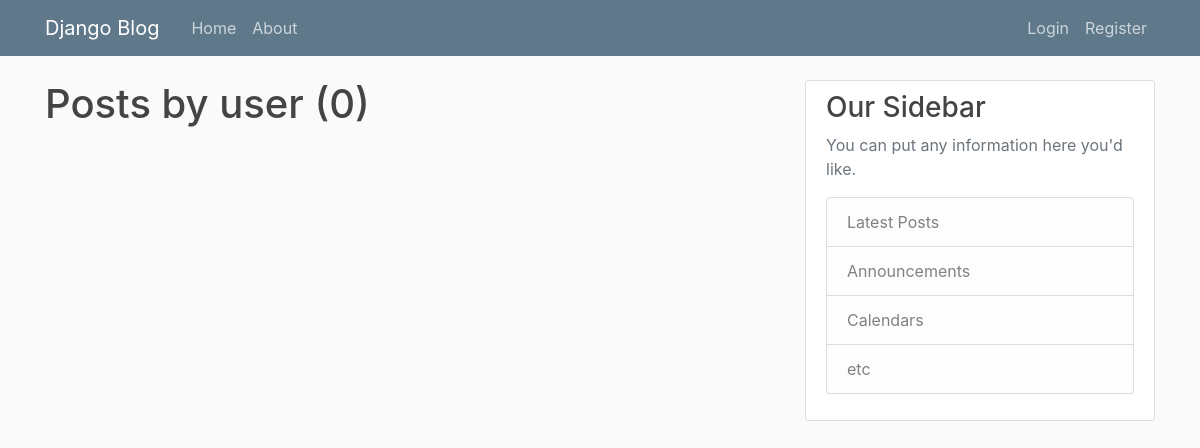
Page /user/user on the earlier database version.
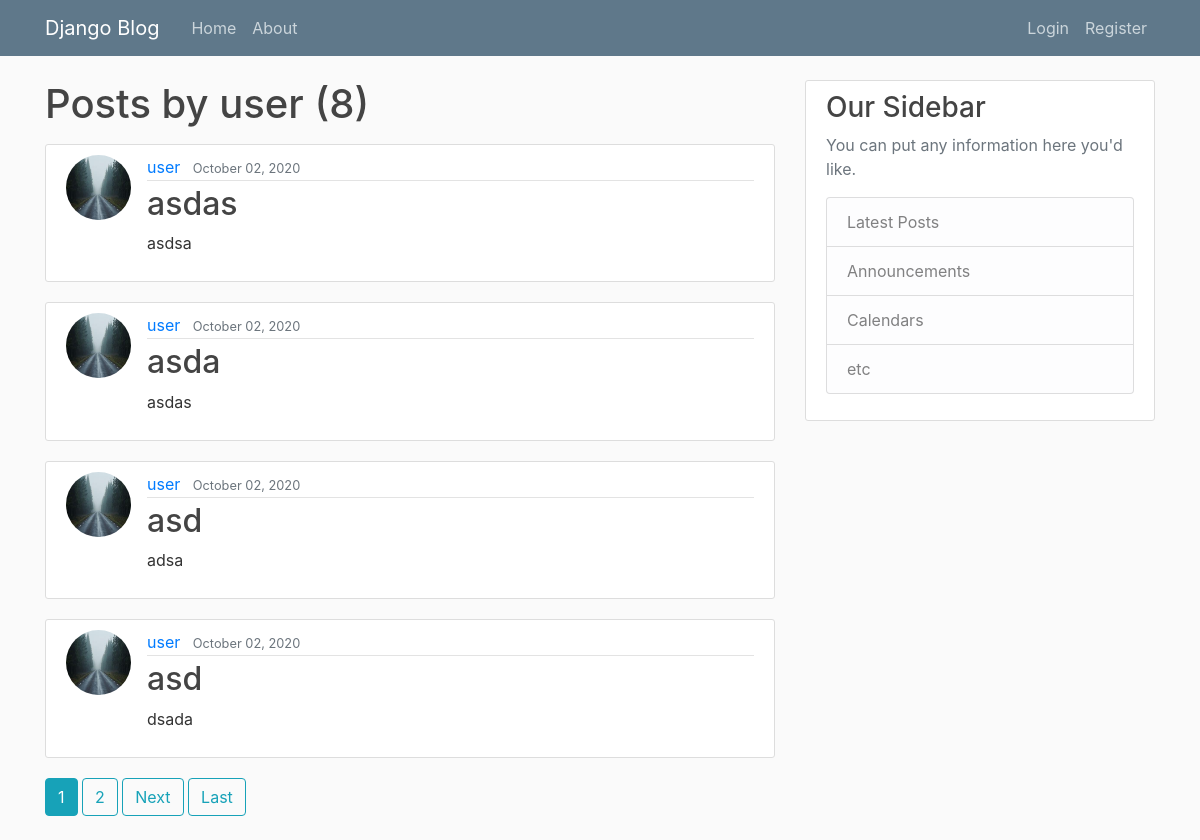
Same page on the later database version.
### blog_app/models.py (models this page shows, shortened)
class Post(models.Model):
    title = models.CharField(max_length=100)
    content = models.TextField()
    date_posted = models.DateTimeField(default=timezone.now)
    author = models.ForeignKey(User, on_delete=models.CASCADE)

### users/models.py (models this page shows, shortened)
class Profile(models.Model):
        user = models.OneToOneField(User,on_delete=models.CASCADE)
        image = models.ImageField(default='default.jpg',upload_to='profile_pics')

### blog_app/views.py (the view)
# urls.py: path('user/<str:username>',UserPostListView.as_view(), name='user-posts'),
class UserPostListView(ListView):
    model = Post
    template_name = 'blog_app/user_post.html' #<app>/<model>_<viewtype>.html
    context_object_name = 'posts'
    paginate_by = 4
    def get_queryset(self):
        user = get_object_or_404(User,username=self.kwargs.get('username'))
        return Post.objects.filter(author=user).order_by('-date_posted')

### blog_app/templates/blog_app/user_post.html (shortened to what this page needs)
{% extends "blog_app/base.html" %}
{% block content %}
    <h1 class="mb-3">Posts by {{ view.kwargs.username }} ({{ page_obj.paginator.count }})</h1>
   {%  for post in posts %}
     <article class="media content-section">
      <img class="rounded-circle article-img" src="{{ post.author.profile.image.url }}">
      <div class="media-body">
        <div class="article-metadata">
          <a class="mr-2" href="{% url 'user-posts' post.author.username %}">{{ post.author }}</a>
          <small class="text-muted">{{ post.date_posted|date:"F d, Y" }}</small>
        </div>
        <h2><a class="article-title" href="{% url 'post-detail' post.id %}">{{ post.title }}</a></h2>
        <p class="article-content">{{ post.content }}</p>
      </div>
    </article>
   {% endfor %}
    {% if is_paginated %}
    {% for page_number in page_obj.paginator.page_range %}
        {% if page_obj.number == page_number %}
                <a class="btn btn-info mb-4" href="?page={{ page_number }}">{{ page_number }}</a>
            {% elif page_number > page_obj.number|add:'-3' and  page_number < page_obj.number|add:'3' %}
                <a class="btn btn-outline-info mb-4" href="?page={{ page_number }}">{{ page_number }}</a>
            {% endif %}
    {% endfor %}
            {% if page_obj.has_next %}
               <a class="btn btn-outline-info mb-4" href="?page={{ page_obj.next_page_number }}">Next</a>
               <a class="btn btn-outline-info mb-4" href="?page={{ page_obj.paginator.num_pages }}">Last</a>
            {% endif %}
    {% endif %}
{% endblock content %}

### blog_app/templates/blog_app/base.html (shortened to what this page needs)
{% load static %}
<!DOCTYPE html>
<html>
<head>
    <link rel="stylesheet" href="https://stackpath.bootstrapcdn.com/bootstrap/4.5.2/css/bootstrap.min.css">
    <link rel="stylesheet" type="text/css" href="{% static 'blog_app/main.css' %}">
</head>
<body>
    <header class="site-header">
          <nav class="navbar navbar-expand-md navbar-dark bg-steel fixed-top">
            <div class="container">
              <a class="navbar-brand mr-4" href="/">Django Blog</a>
              <div class="collapse navbar-collapse" id="navbarToggle">
                <div class="navbar-nav mr-auto">
                  <a class="nav-item nav-link" href="{% url 'blog-home' %}">Home</a>
                  <a class="nav-item nav-link" href="{% url 'blog-about' %}">About</a>
                </div>
                <div class="navbar-nav">
                  {% if user.is_authenticated %}
                      <a class="nav-item nav-link" href="{% url 'post-create' %}">New Post</a>
                      <a class="nav-item nav-link" href="{% url 'profile' %}">Profile</a>
                      <a class="nav-item nav-link" href="{% url 'logout' %}">Logout</a>
                  {% else %}
                      <a class="nav-item nav-link" href="{% url 'login' %}">Login</a>
                      <a class="nav-item nav-link" href="{% url 'register' %}">Register</a>
                  {% endif %}
                </div>
              </div>
            </div>
          </nav>
    </header>
    <main role="main" class="container">
      <div class="row">
        <div class="col-md-8">
          {% block content %}{% endblock %}
        </div>
        <div class="col-md-4">
          <div class="content-section">
            <h3>Our Sidebar</h3>
            <p class='text-muted'>You can put any information here you'd like.
              <ul class="list-group">
                <li class="list-group-item list-group-item-light">Latest Posts</li>
                <li class="list-group-item list-group-item-light">Announcements</li>
                <li class="list-group-item list-group-item-light">Calendars</li>
                <li class="list-group-item list-group-item-light">etc</li>
              </ul>
            </p>
          </div>
        </div>
      </div>
    </main>
</body>
</html>

### blog_app/static/blog_app/main.css (style rules this page uses)
body { background: #fafafa; color: #333333; margin-top: 5rem; }
h1, h2, h3, h4, h5, h6 { color: #444444; }
ul { margin: 0; }
.bg-steel { background-color: #5f788a; }
.site-header .navbar-nav .nav-link { color: #cbd5db; }
.content-section { background: #ffffff; padding: 10px 20px; border: 1px solid #dddddd; border-radius: 3px; margin-bottom: 20px; }
.article-title { color: #444444; }
.article-content { white-space: pre-line; }
.article-img { height: 65px; width: 65px; margin-right: 16px; }
.article-metadata { padding-bottom: 1px; margin-bottom: 4px; border-bottom: 1px solid #e3e3e3 }

Differences in the rows shown:
added Post: author.profile.image (placeholder picture), author "user", date_posted "October 02, 2020", title "asdas", content "asdsa"
added Post: author.profile.image (placeholder picture), author "user", date_posted "October 02, 2020", title "asda", content "asdas"
added Post: author.profile.image (placeholder picture), author "user", date_posted "October 02, 2020", title "asd", content "adsa"
added Post: author.profile.image (placeholder picture), author "user", date_posted "October 02, 2020", title "asd", content "dsada"
Other differences:
{{ page_obj.paginator.count }}: "0" → "8"
new list line: "1"
new list line: "2"
text now shown: "Next Last"
